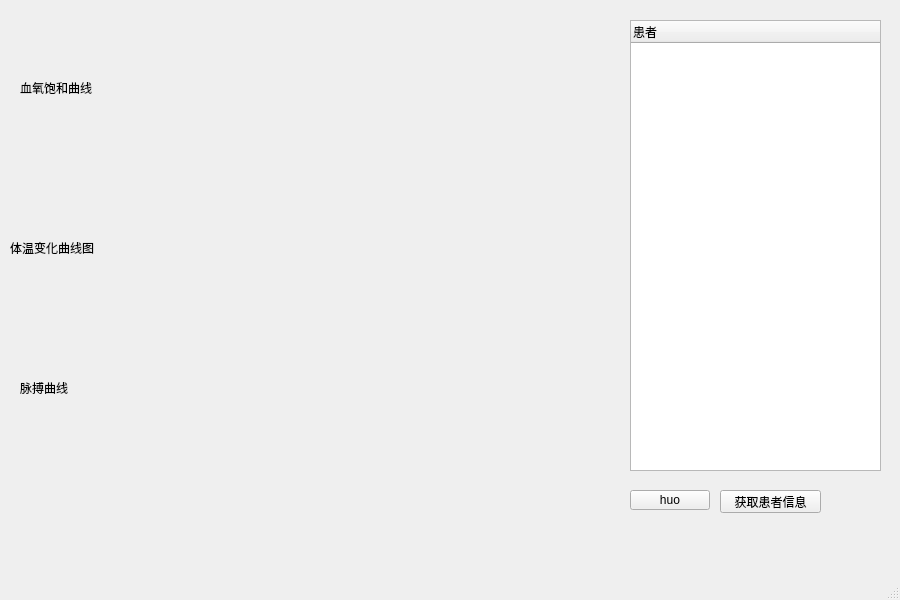
<?xml version="1.0" encoding="UTF-8"?>
<ui version="4.0">
 <class>app_website</class>
 <widget class="QMainWindow" name="app_website">
  <property name="geometry">
   <rect>
    <x>0</x>
    <y>0</y>
    <width>900</width>
    <height>600</height>
   </rect>
  </property>
  <property name="windowTitle">
   <string>MainWindow</string>
  </property>
  <widget class="QWidget" name="centralwidget">
   <widget class="QLabel" name="label_2">
    <property name="geometry">
     <rect>
      <x>20</x>
      <y>80</y>
      <width>101</width>
      <height>16</height>
     </rect>
    </property>
    <property name="text">
     <string>血氧饱和曲线</string>
    </property>
   </widget>
   <widget class="QLabel" name="label_3">
    <property name="geometry">
     <rect>
      <x>10</x>
      <y>240</y>
      <width>111</width>
      <height>16</height>
     </rect>
    </property>
    <property name="text">
     <string>体温变化曲线图</string>
    </property>
   </widget>
   <widget class="QPushButton" name="btn_huoqu">
    <property name="geometry">
     <rect>
      <x>720</x>
      <y>490</y>
      <width>101</width>
      <height>23</height>
     </rect>
    </property>
    <property name="text">
     <string>获取患者信息</string>
    </property>
   </widget>
   <widget class="QTreeWidget" name="tree_tabl">
    <property name="geometry">
     <rect>
      <x>630</x>
      <y>20</y>
      <width>251</width>
      <height>451</height>
     </rect>
    </property>
    <column>
     <property name="text">
      <string>患者</string>
     </property>
    </column>
   </widget>
   <widget class="QLabel" name="label">
    <property name="geometry">
     <rect>
      <x>20</x>
      <y>380</y>
      <width>71</width>
      <height>16</height>
     </rect>
    </property>
    <property name="text">
     <string>脉搏曲线</string>
    </property>
   </widget>
   <widget class="QPushButton" name="btn_patient_info">
    <property name="geometry">
     <rect>
      <x>630</x>
      <y>490</y>
      <width>80</width>
      <height>20</height>
     </rect>
    </property>
    <property name="text">
     <string>huo</string>
    </property>
   </widget>
  </widget>
  <widget class="QMenuBar" name="menubar">
   <property name="geometry">
    <rect>
     <x>0</x>
     <y>0</y>
     <width>900</width>
     <height>22</height>
    </rect>
   </property>
  </widget>
  <widget class="QStatusBar" name="statusbar"/>
 </widget>
 <resources/>
 <connections/>
</ui>
